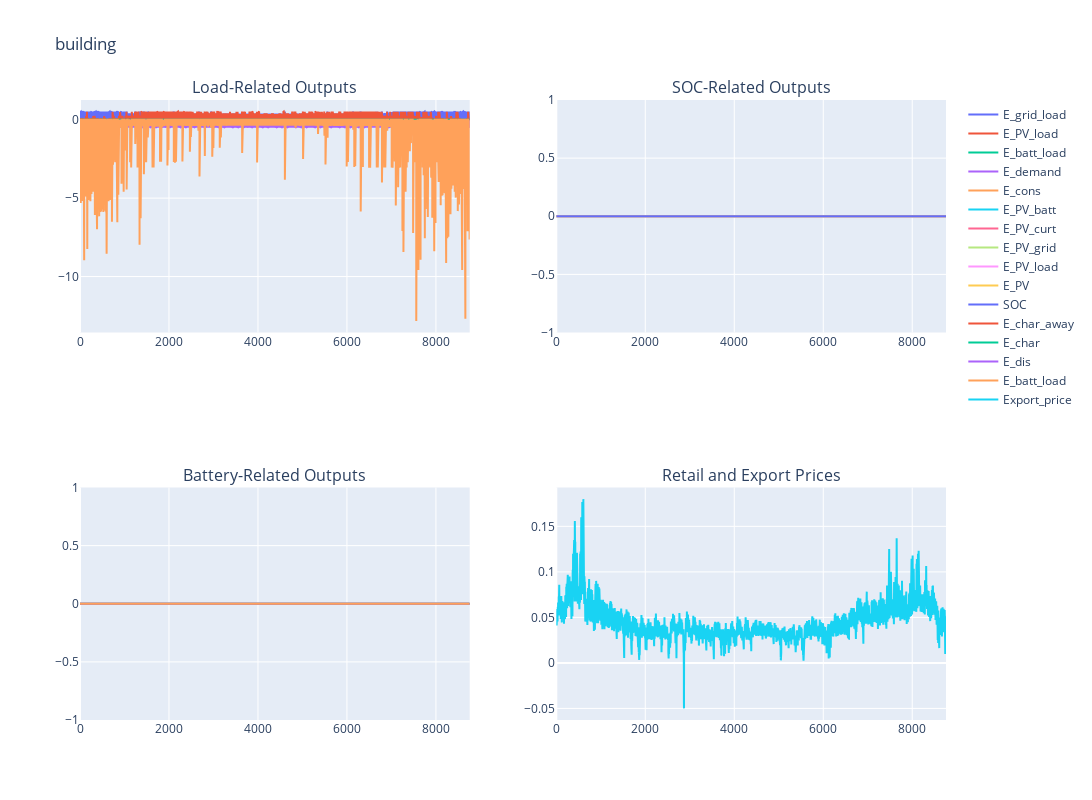

Notebook code cell kept with this figure:
### Code cell
plot_all_outputs(df,'building')

### Figure 1 — Plotly figure (JSON) as saved in the notebook; plotly's stock layout.template omitted (floating-point values rounded to 4 significant figures; data arrays with more than 128 entries replaced by an {"elided": "..."} marker saying what was removed)
{"data": [{"mode": "lines", "name": "E_grid_load", "type": "scatter", "x": {"elided": "8760 int values"}, "xaxis": "x", "y": {"elided": "8760 float values"}, "yaxis": "y"}, {"mode": "lines", "name": "E_PV_load", "type": "scatter", "x": {"elided": "8760 int values"}, "xaxis": "x", "y": {"elided": "8760 float values"}, "yaxis": "y"}, {"mode": "lines", "name": "E_batt_load", "type": "scatter", "x": {"elided": "8760 int values"}, "xaxis": "x", "y": {"elided": "8760 float values"}, "yaxis": "y"}, {"mode": "lines", "name": "E_demand", "type": "scatter", "x": {"elided": "8760 int values"}, "xaxis": "x", "y": {"elided": "8760 float values"}, "yaxis": "y"}, {"mode": "lines", "name": "E_cons", "type": "scatter", "x": {"elided": "8760 int values"}, "xaxis": "x", "y": {"elided": "8760 float values"}, "yaxis": "y"}, {"mode": "lines", "name": "E_PV_batt", "type": "scatter", "x": {"elided": "8760 int values"}, "xaxis": "x2", "y": {"elided": "8760 float values"}, "yaxis": "y2"}, {"mode": "lines", "name": "E_PV_curt", "type": "scatter", "x": {"elided": "8760 int values"}, "xaxis": "x2", "y": {"elided": "8760 float values"}, "yaxis": "y2"}, {"mode": "lines", "name": "E_PV_grid", "type": "scatter", "x": {"elided": "8760 int values"}, "xaxis": "x2", "y": {"elided": "8760 float values"}, "yaxis": "y2"}, {"mode": "lines", "name": "E_PV_load", "type": "scatter", "x": {"elided": "8760 int values"}, "xaxis": "x2", "y": {"elided": "8760 float values"}, "yaxis": "y2"}, {"mode": "lines", "name": "E_PV", "type": "scatter", "x": {"elided": "8760 int values"}, "xaxis": "x2", "y": {"elided": "8760 float values"}, "yaxis": "y2"}, {"mode": "lines", "name": "SOC", "type": "scatter", "x": {"elided": "8760 int values"}, "xaxis": "x2", "y": {"elided": "8760 float values"}, "yaxis": "y2"}, {"mode": "lines", "name": "E_char_away", "type": "scatter", "x": {"elided": "8760 int values"}, "xaxis": "x3", "y": {"elided": "8760 float values"}, "yaxis": "y3"}, {"mode": "lines", "name": "E_char", "type": "scatter", "x": {"elided": "8760 int values"}, "xaxis": "x3", "y": {"elided": "8760 float values"}, "yaxis": "y3"}, {"mode": "lines", "name": "E_dis", "type": "scatter", "x": {"elided": "8760 int values"}, "xaxis": "x3", "y": {"elided": "8760 float values"}, "yaxis": "y3"}, {"mode": "lines", "name": "E_batt_load", "type": "scatter", "x": {"elided": "8760 int values"}, "xaxis": "x3", "y": {"elided": "8760 float values"}, "yaxis": "y3"}, {"mode": "lines", "name": "Export_price", "type": "scatter", "x": {"elided": "8760 int values"}, "xaxis": "x4", "y": {"elided": "8760 float values"}, "yaxis": "y4"}], "layout": {"annotations": [{"font": {"size": 16}, "showarrow": false, "text": "Load-Related Outputs", "x": 0.225, "xanchor": "center", "xref": "paper", "y": 1, "yanchor": "bottom", "yref": "paper"}, {"font": {"size": 16}, "showarrow": false, "text": "SOC-Related Outputs", "x": 0.775, "xanchor": "center", "xref": "paper", "y": 1, "yanchor": "bottom", "yref": "paper"}, {"font": {"size": 16}, "showarrow": false, "text": "Battery-Related Outputs", "x": 0.225, "xanchor": "center", "xref": "paper", "y": 0.375, "yanchor": "bottom", "yref": "paper"}, {"font": {"size": 16}, "showarrow": false, "text": "Retail and Export Prices", "x": 0.775, "xanchor": "center", "xref": "paper", "y": 0.375, "yanchor": "bottom", "yref": "paper"}], "height": 800, "showlegend": true, "title": {"text": "building"}, "width": 1200, "xaxis": {"anchor": "y", "domain": [0, 0.45]}, "xaxis2": {"anchor": "y2", "domain": [0.55, 1]}, "xaxis3": {"anchor": "y3", "domain": [0, 0.45]}, "xaxis4": {"anchor": "y4", "domain": [0.55, 1]}, "yaxis": {"anchor": "x", "domain": [0.625, 1]}, "yaxis2": {"anchor": "x2", "domain": [0.625, 1]}, "yaxis3": {"anchor": "x3", "domain": [0, 0.375]}, "yaxis4": {"anchor": "x4", "domain": [0, 0.375]}}}
